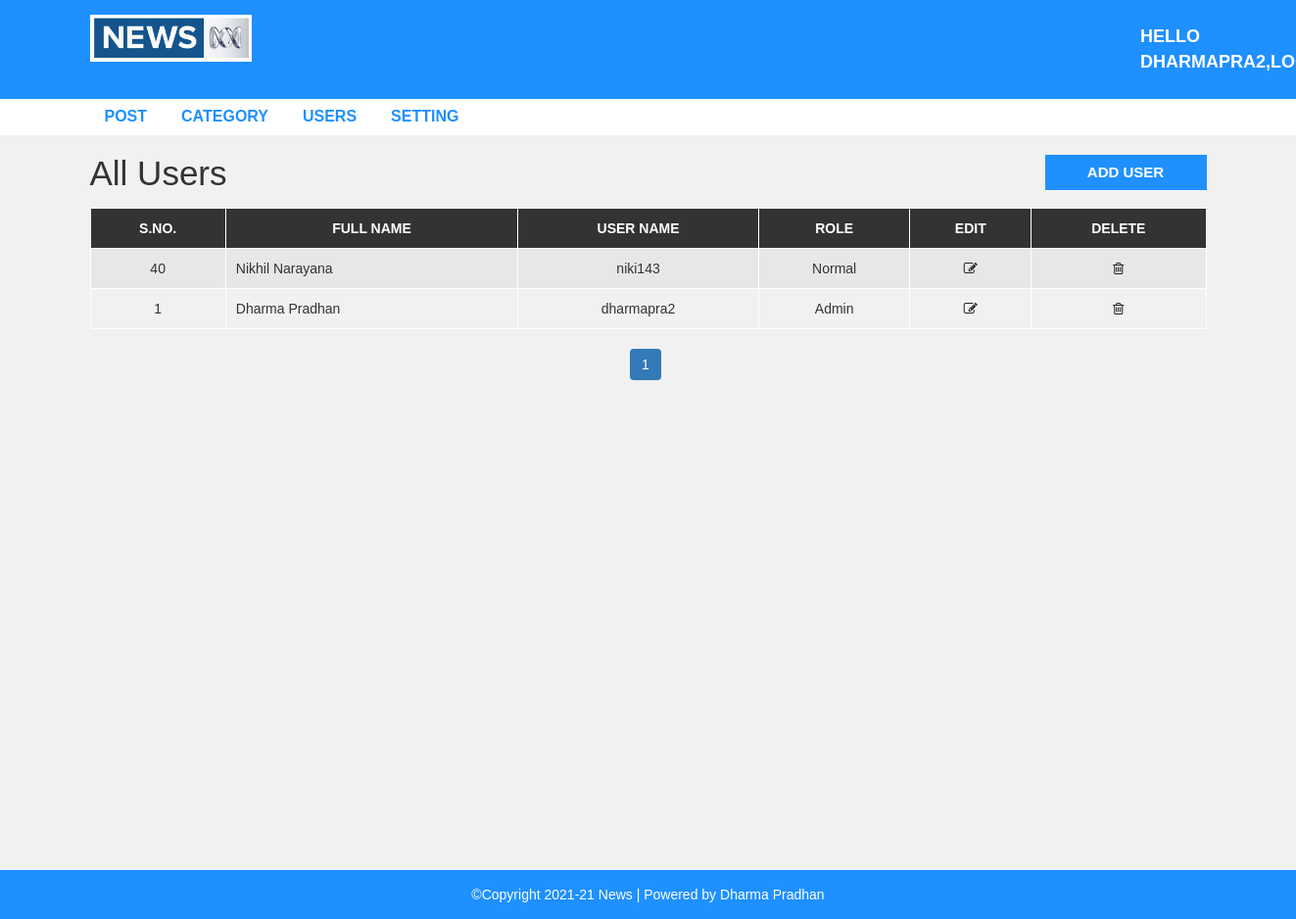
The page /admin/users.php (signed in) on the database its author committed.
### tables this page shows
CREATE TABLE `user` (
  `user_id` int(10) UNSIGNED NOT NULL,
  `first_name` varchar(30) NOT NULL,
  `last_name` varchar(30) NOT NULL,
  `username` varchar(30) DEFAULT NULL,
  `password` varchar(40) DEFAULT NULL,
  `role` int(11) NOT NULL
);

### admin/users.php (the view, shortened to what this page needs)
<?php
include "header.php";
?>
  <div id="admin-content">
      <div class="container">
          <div class="row">
              <div class="col-md-10">
                  <h1 class="admin-heading">All Users</h1>
              </div>
              <div class="col-md-2">
                  <a class="add-new" href="add-user.php">add user</a>
              </div>
              <div class="col-md-12">
                  <?php
                    include "config.php";
                    $limit=5;
                    if(isset($_GET['page'])){
                        $page=$_GET['page'];
                    }
                    else{
                        $page=1;
                    }
                    $offset=($page-1) * $limit;
                    $sql= "select * from user order by user_id desc limit {$offset},{$limit}";
                    $result= mysqli_query($conn,$sql) or die("Query failed..");
                    if(mysqli_num_rows($result)>0)
                    {
                    ?>
                    <table class="content-table">
                      <thead>
                          <th>S.No.</th>
                          <th>Full Name</th>
                          <th>User Name</th>
                          <th>Role</th>
                          <th>Edit</th>
                          <th>Delete</th>
                      </thead>
                      <tbody>
                          <?php
                          while($row=mysqli_fetch_assoc($result))
                          {
                          ?>
                          <tr>
                              <td class='id'><?php echo $row['user_id'];?></td>
                              <td><?php echo $row['first_name']." ".$row['last_name'];?></td>
                              <td><?php echo $row['username'];?></td>
                              <td><?php
                               if($row['role']==1){
                                echo "Admin";}
                                else{
                                    echo "Normal";
                                }
                              ?></td>
                              <td class='edit'><a href="update-user.php?id=<?php echo $row['user_id']; ?>"><i class='fa fa-edit'></i></a></td>
                              <td class='delete'><a href="delete-user.php?id=<?php echo $row['user_id']; ?>"><i class='fa fa-trash-o'></i></a></td>
                          </tr>
                          <?php }?>
                      </tbody>
                    </table>
                  <?php
                    }
                    $sql1="select *from user";
                    $result1= mysqli_query($conn,$sql1) or die("Query failed..");
                    if(mysqli_num_rows($result1)>0)
                    {
                        $total_records=mysqli_num_rows($result1);
                        $total_page=ceil($total_records / $limit);
                        echo '<ul class="pagination admin-pagination">';
                        for($i=1;$i<=$total_page;$i++){
                            if($i==$page){
                                $active="active";
                            }
                            else{
                                $active="";
                            }
                            echo '<li class="'.$active.'"><a href="users.php?page='.$i.'">'.$i.'</a></li>';
                        }
                        echo '</ul>';
                    }
                  ?>
              </div>
          </div>
      </div>
  </div>
<?php include "footer.php"; ?>

### css/style.css (style rules this page uses)
body { background: #f1f1f1; font-family: sans-serif,arial,Helvetica; }
a, a:hover, a:focus { text-decoration: none; outline: none; }
ul { margin:0; padding:0; list-style:none; }
#admin-content { padding: 20px 0; min-height: 750px; }
#admin-content .admin-heading { font-size: 35px; margin: 0 0 15px; }
#admin-content .add-new { color: #fff; background-color: #1E90FF; font-size: 15px; font-weight: 600; text-align: center; text-transform: uppercase; padding: 7px 10px; display: block; transition: all 0.3s; }
#admin-content .content-table { border: 1px solid #000; width: 100%; margin: 0 0 20px; }
#admin-content .content-table thead { color: #fff; background-color: #333; }
#admin-content .content-table th { padding: 10px; border: 1px solid #fff; font-weight: 600; text-align: center; text-transform: uppercase; }
#admin-content .content-table tbody { color: #333; }
#admin-content .content-table tbody tr { background-color: #e7e7e7; }
#admin-content .content-table tbody tr:nth-child(even) { background-color: transparent; }
#admin-content .content-table tbody td { padding: 10px; border: 1px solid #fff; text-align: center; }
#admin-content .content-table tbody td:nth-child(2) { text-align: left; }
#admin-content .admin-pagination { margin: 0; }
#admin-content .admin-pagination li a { display: block; }
.id, .edit, .delete { text-align:center; }
.pagination { display: block; text-align: center; margin: 0; }
.pagination li { display:inline-block; margin: 0 5px 0 0; }
.pagination li a { border: none; background: #1e90ff; color: #fff; }
i.fa { color:#222; }

### rows shown on the page
user: user_id "40", first_name "Nikhil", last_name "Narayana", username "niki143", role "Normal"
user: user_id "1", first_name "Dharma", last_name "Pradhan", username "dharmapra2", role "Admin"

### other values the page prints
$_SESSION["username"] "DHARMAPRA2"
